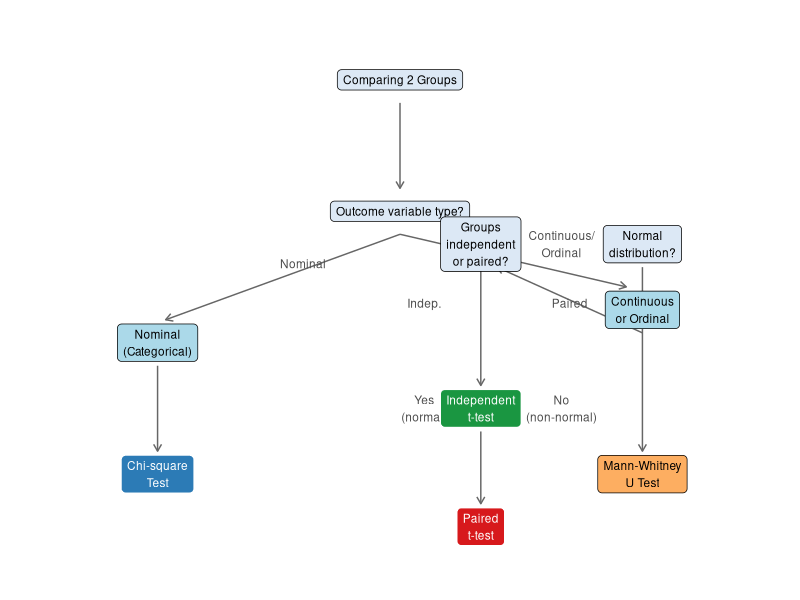

Generate this figure with R:
## ---- chunk 1
#| label: setup
#| include: false

library(ggplot2)
library(knitr)
library(kableExtra)
library(patchwork)
## ---- chunk 2
#| label: tbl-tails
#| tbl-cap: "One-tailed vs. Two-tailed Tests"

tails <- data.frame(
  Type = c("Two-tailed", "One-tailed (right)", "One-tailed (left)"),
  `H₁` = c("μ ≠ μ₀  (different from)", "μ > μ₀  (greater than)", "μ < μ₀  (less than)"),
  `Use When` = c(
    "You want to detect a difference in either direction (most common)",
    "You specifically expect the value to be higher",
    "You specifically expect the value to be lower"
  )
)

kable(tails, col.names = c("Test Type", "H₁", "Use When"),
      align = c("l","l","l")) |>
  kable_styling(bootstrap_options = c("striped","hover","bordered"),
                full_width = TRUE, font_size = 13) |>
  column_spec(1, bold = TRUE, color = "#2c7bb6") |>
  row_spec(1, background = "#eaf4fb")
## ---- chunk 3
#| label: tbl-errors
#| tbl-cap: "Type I and Type II Errors in Hypothesis Testing"

errors <- data.frame(
  ` ` = c("**Reject H₀**", "**Fail to reject H₀**"),
  `H₀ is actually TRUE` = c("❌ Type I Error (α)\n(False Positive)",
                              "✅ Correct Decision"),
  `H₀ is actually FALSE` = c("✅ Correct Decision\n(Power = 1 − β)",
                               "❌ Type II Error (β)\n(False Negative)")
)

kable(errors, col.names = c("Our Decision", "H₀ is TRUE", "H₀ is FALSE"),
      align = c("l","c","c"), escape = FALSE) |>
  kable_styling(bootstrap_options = c("bordered"),
                full_width = TRUE, font_size = 13) |>
  column_spec(1, bold = TRUE) |>
  column_spec(2, background = c("#fde0d9","#d9f0d3")) |>
  column_spec(3, background = c("#d9f0d3","#fde0d9"))
## ---- chunk 4
#| label: tbl-chisq
#| tbl-cap: "Chi-Square Critical Values at α = 0.05"

df_chi  <- 1:10
cv_chi  <- round(qchisq(0.95, df = df_chi), 3)

chi_tab <- data.frame(df = df_chi, critical = cv_chi)

kable(chi_tab, col.names = c("Degrees of Freedom (df)", "χ² critical value (α = 0.05)"),
      align = c("c","c")) |>
  kable_styling(bootstrap_options = c("striped","hover","bordered"),
                full_width = FALSE, font_size = 13) |>
  column_spec(1, bold = TRUE, color = "#2c7bb6") |>
  row_spec(1, background = "#eaf4fb")
## ---- chunk 5
#| label: tbl-test-choice
#| tbl-cap: "Guide to Choosing the Correct Statistical Test (Two Groups)"

tests <- data.frame(
  `Data Type` = c("Categorical (Nominal)",
                   "Ordinal or non-normal continuous",
                   "Continuous (normal)",
                   "Continuous (normal)"),
  `Groups` = c("2 independent groups",
                "2 independent groups",
                "2 independent groups",
                "2 related (paired) groups"),
  `Correct Test` = c("Chi-square test",
                      "Mann-Whitney U test",
                      "Independent samples t-test",
                      "Paired samples t-test"),
  `SPSS Procedure` = c("Analyze → Descriptive Statistics → Crosstabs",
                        "Analyze → Nonparametric → Legacy Dialogs → 2 Independent Samples",
                        "Analyze → Compare Means → Independent Samples T Test",
                        "Analyze → Compare Means → Paired Samples T Test")
)

kable(tests,
      col.names = c("Outcome Data Type", "Study Design",
                    "Statistical Test", "SPSS Procedure"),
      align = c("l","l","l","l")) |>
  kable_styling(bootstrap_options = c("striped","hover","bordered"),
                full_width = TRUE, font_size = 12) |>
  column_spec(3, bold = TRUE, color = "#2c7bb6")
## ---- chunk 6
#| label: fig-test-flowchart
#| fig-cap: "Decision flowchart for selecting the correct test (two-group comparisons)"
#| fig-align: center
#| fig-height: 5
#| fig-width: 9

nodes <- data.frame(
  x     = c(5,   5,   2,   8,   1,   3,   6,   6,   8  ),
  y     = c(9,   7,   5,   5,   3,   3,   6,   4,   3  ),
  label = c("Comparing\n2 groups",
            "What type of\noutcome variable?",
            "Categorical\n(Nominal)",
            "Continuous\nor Ordinal",
            "Chi-square\ntest",
            "Chi-square\ntest",
            "Are groups\nindependent\nor paired?",
            "Is data\nnormally\ndistributed?",
            "Mann-Whitney\nU test"),
  fill  = c("#e0e0e0","#e0e0e0",
            "#abd9e9","#abd9e9",
            "#2c7bb6","#2c7bb6",
            "#e0e0e0","#e0e0e0",
            "#fdae61")
)

# Simplified clean flowchart using ggplot
flow <- data.frame(
  x =     c(5,   5,   5,   2,   8,   8,   8),
  xend =  c(5,   2,   8,   2,   8,   6,   8),
  y =     c(8.6, 7,   7,   5,   5,   5,   5),
  yend =  c(7.4, 5.4, 5.4, 3.6, 6.4, 3.6, 3.6),
  label = c("","Categorical","Continuous/Ordinal",
            "","","Independent","Normal dist.")
)

boxes <- data.frame(
  x = c(5, 5, 2, 8, 2, 8, 6, 8, 6),
  y = c(9, 7, 5, 5.5, 3, 3, 6.5, 6.5, 4),
  label = c("Comparing 2 Groups",
            "Outcome variable type?",
            "Nominal\n(Categorical)",
            "Continuous\nor Ordinal",
            "Chi-square\nTest",
            "Mann-Whitney\nU Test",
            "Groups\nindependent\nor paired?",
            "Normal\ndistribution?",
            "Independent\nt-test"),
  fill = c("#dce8f5","#dce8f5",
           "#abd9e9","#abd9e9",
           "#2c7bb6","#fdae61",
           "#dce8f5","#dce8f5",
           "#1a9641"),
  col = c("black","black","black","black",
          "white","black","black","black","white")
)

paired_box <- data.frame(
  x = 6, y = 2.2, label = "Paired\nt-test",
  fill = "#d7191c", col = "white"
)

ggplot() +
  # arrows
  annotate("segment", x=5, xend=5, y=8.65, yend=7.35,
           arrow=arrow(length=unit(0.2,"cm")), color="gray40") +
  annotate("segment", x=5, xend=2.1, y=6.65, yend=5.35,
           arrow=arrow(length=unit(0.2,"cm")), color="gray40") +
  annotate("segment", x=5, xend=7.8, y=6.65, yend=5.85,
           arrow=arrow(length=unit(0.2,"cm")), color="gray40") +
  annotate("segment", x=2, xend=2, y=4.65, yend=3.35,
           arrow=arrow(length=unit(0.2,"cm")), color="gray40") +
  annotate("segment", x=8, xend=6.2, y=5.15, yend=6.15,
           arrow=arrow(length=unit(0.2,"cm")), color="gray40") +
  annotate("segment", x=6, xend=6, y=6.15, yend=4.35,
           arrow=arrow(length=unit(0.2,"cm")), color="gray40") +
  annotate("segment", x=6, xend=6, y=3.65, yend=2.55,
           arrow=arrow(length=unit(0.2,"cm")), color="gray40") +
  annotate("segment", x=8, xend=8, y=6.15, yend=3.35,
           arrow=arrow(length=unit(0.2,"cm")), color="gray40") +
  # edge labels
  annotate("text", x=3.8, y=6.2, label="Nominal", size=3, color="gray30") +
  annotate("text", x=7.0, y=6.5, label="Continuous/\nOrdinal", size=3, color="gray30") +
  annotate("text", x=5.3, y=5.6, label="Indep.", size=3, color="gray30") +
  annotate("text", x=7.1, y=5.6, label="Paired", size=3, color="gray30") +
  annotate("text", x=5.3, y=4.0, label="Yes\n(normal)", size=3, color="gray30") +
  annotate("text", x=7.0, y=4.0, label="No\n(non-normal)", size=3, color="gray30") +
  # boxes
  geom_label(data=boxes,
             aes(x=x, y=y, label=label, fill=fill, color=col),
             size=3, label.r=unit(0.3,"lines"),
             label.padding=unit(0.4,"lines"), show.legend=FALSE) +
  geom_label(data=paired_box,
             aes(x=x, y=y, label=label, fill=fill, color=col),
             size=3, label.r=unit(0.3,"lines"),
             label.padding=unit(0.4,"lines"), show.legend=FALSE) +
  scale_fill_identity() +
  scale_color_identity() +
  xlim(0.5, 9.5) + ylim(1.5, 9.8) +
  theme_void()
## ---- chunk 7
#| label: tbl-expected
#| tbl-cap: "Observed (O) and Expected (E) Frequencies"

obs <- matrix(c(45, 55, 25, 75), nrow=2, byrow=TRUE)
row_totals <- rowSums(obs)
col_totals <- colSums(obs)
n <- sum(obs)

exp_freq <- outer(row_totals, col_totals) / n

result_tab <- data.frame(
  Group = c("Smoker", "Non-smoker"),
  O_hyp  = obs[,1],
  E_hyp  = exp_freq[,1],
  O_no   = obs[,2],
  E_no   = exp_freq[,2]
)

kable(result_tab,
      col.names = c("Group","O (Hyp.)","E (Hyp.)","O (No Hyp.)","E (No Hyp.)"),
      align = rep("c",5), digits = 2) |>
  kable_styling(bootstrap_options = c("striped","hover","bordered"),
                full_width = FALSE, font_size = 13) |>
  column_spec(1, bold = TRUE)
## ---- chunk 8
#| label: tbl-paired
#| tbl-cap: "DBP Before and After Lifestyle Intervention (n = 10 patients)"

set.seed(7)
before <- c(92, 88, 95, 100, 85, 97, 90, 94, 88, 96)
after  <- c(85, 82, 89, 91,  80, 88, 84, 87, 83, 88)
d      <- before - after

pair_tab <- data.frame(
  Patient = paste0("Patient ", 1:10),
  Before  = before,
  After   = after,
  d       = d
)

kable(pair_tab,
      col.names = c("Patient", "DBP Before (mmHg)",
                    "DBP After (mmHg)", "Difference d = Before − After"),
      align = c("l","c","c","c")) |>
  kable_styling(bootstrap_options = c("striped","hover","bordered"),
                full_width = FALSE, font_size = 13) |>
  column_spec(4, bold = TRUE, color = "#2c7bb6") |>
  row_spec(0, bold = TRUE, color = "white", background = "#2c7bb6")
